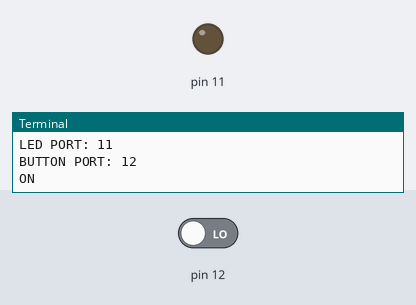
The program below on a simulated Raspberry Pi (header pin numbers). Shown: output pins drawn as LEDs (lit = HIGH), the last lines printed to the terminal. Inputs (shaded band) come from the test bench; at power-on: pin 12 LOW.

Above: at 1.2 s.
1.3 s: pin 12 driven HIGH
At 1.7 s:
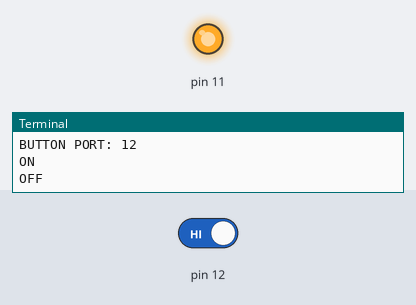
2.8 s: pin 12 driven LOW
At 4.0 s:
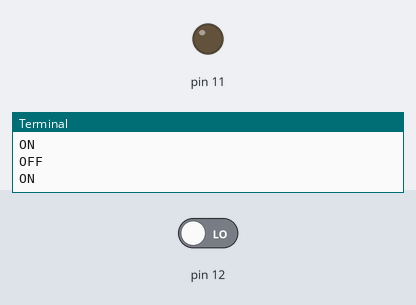
Timing chart, 0 to 5.8 s (numbered marks = the images above; inputs shaded):
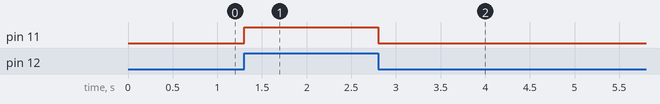

The program:

button.py
```python
#!/usr/bin/python
import sys
import RPi.GPIO as GPIO
from time import sleep

""" This example demonstrates basic reading from port. Program simply runs
    in loop, reads value from control port (with button) and sends its state
    to output port (with LED)

    Usage: button.py [port]
"""

def main(args):
    """Main program"""

    # Get parameters from command line
    led_port = int(args[0]) if len(args) > 0 else 11
    button_port = int(args[1]) if len(args) > 1 else 12

    # Debug info
    print("PI REVISION:", GPIO.RPI_REVISION)
    print("PROGRAM: BUTTON")
    print("LED PORT:", led_port)
    print("BUTTON PORT:", button_port)

    # Disable GPIO warnings about busy ports etc
    GPIO.setwarnings(False)

    # Set pin numbering mode
    GPIO.setmode(GPIO.BOARD)

    # Write to LED port
    GPIO.setup(led_port, GPIO.OUT, initial=GPIO.HIGH)

    # Read from port
    GPIO.setup(button_port, GPIO.IN)

    # Remember previous value
    pval = GPIO.HIGH

    # Run in cycle
    while True:

        # Read from button port
        val = GPIO.input(button_port)

        # Do things only if value has changed
        if val != pval:

            # Show human readable state info
            if val == GPIO.HIGH:
                print("OFF")
            elif val == GPIO.LOW:
                print("ON")

            # Send value to LED port
            GPIO.output(led_port, val)

            # Remember changed value
            pval = val

        # Cool hack to not load CPU for 100%
        sleep(0.1)

# Entry point
if __name__ == "__main__":
    try:
        main(sys.argv[1:])
    except KeyboardInterrupt as e:
        print("BREAK")
    except Exception as e:
        print("ERROR:", e)

    # Let's be gentle
    GPIO.cleanup()
```

Measured:
- after the input at 1.3 s, pin 11: LOW → HIGH at once
- after the input at 2.8 s, pin 11: HIGH → LOW at once
